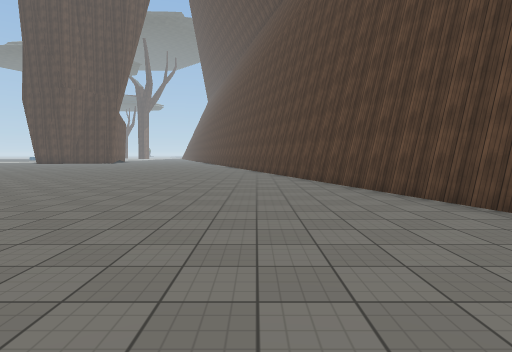
view 1 (above)

20 first-person views from a walk through a 3-D level made in the Unity game engine. The camera is 1.5 m above the floor, tilts 4° down and sees 80° across. The floor is counted in squares, 2 m on a side. Each view is taken from the middle of a square. On the plan, view 1 faces up. The plan holds only what a view shows up to about 10 squares ahead; the rest is blank. The place goes on beyond the plan. The player is left out. Some surface patterns are stand-ins.

view 2
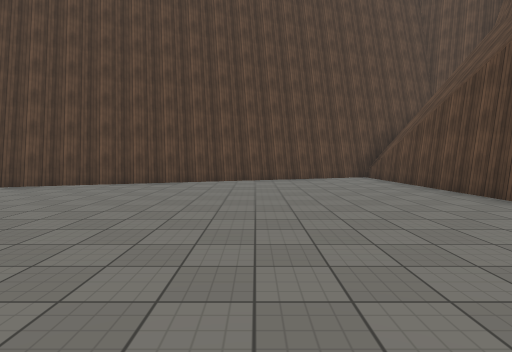

view 3
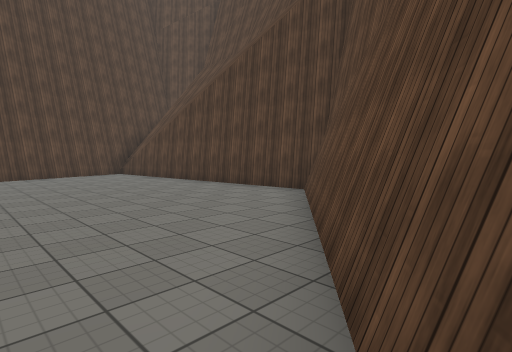

view 4
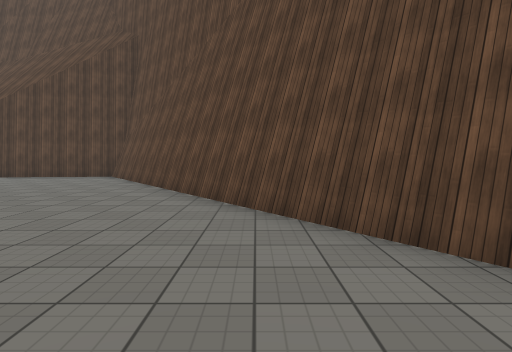

view 5
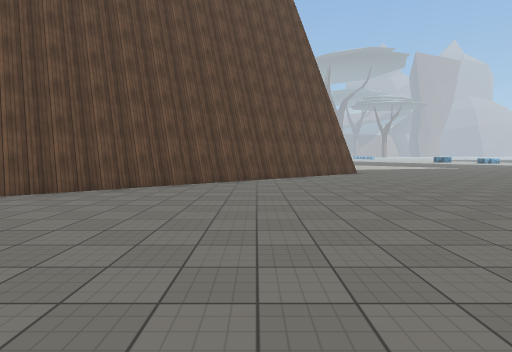

view 6
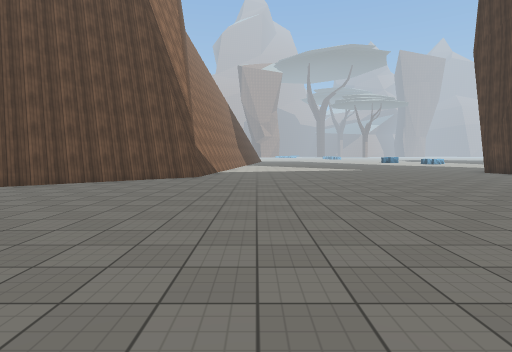

view 7
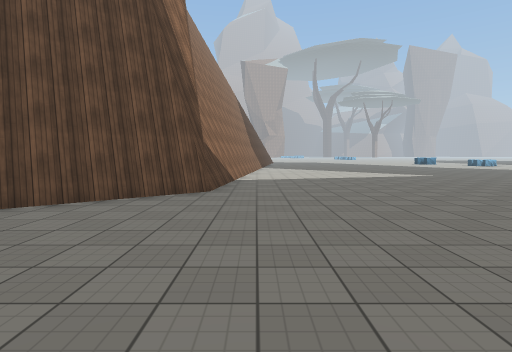

view 8
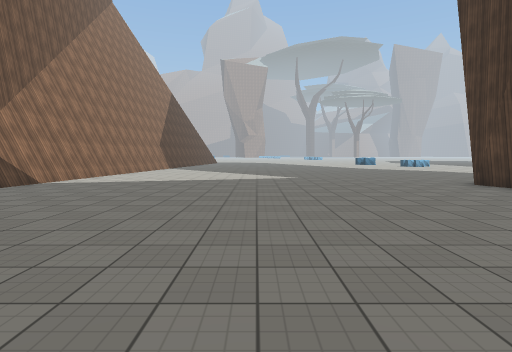

view 9
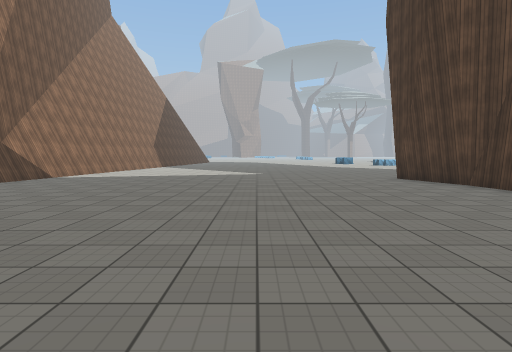

view 10
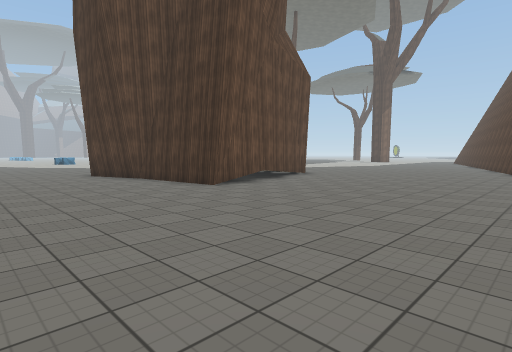

view 11
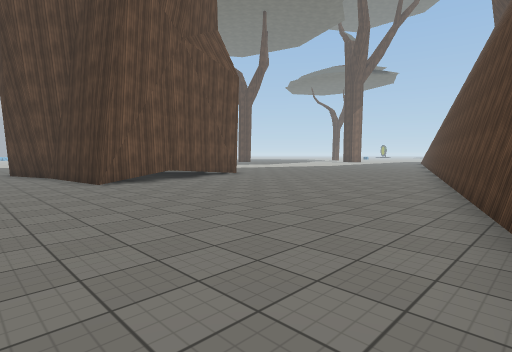

view 12
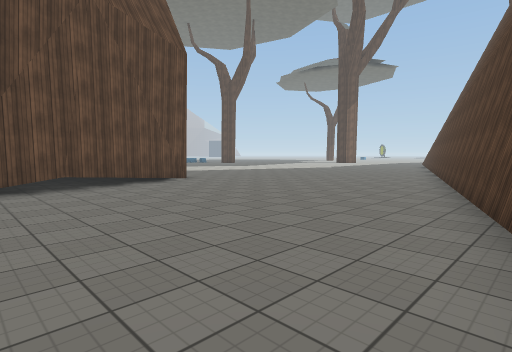

view 13
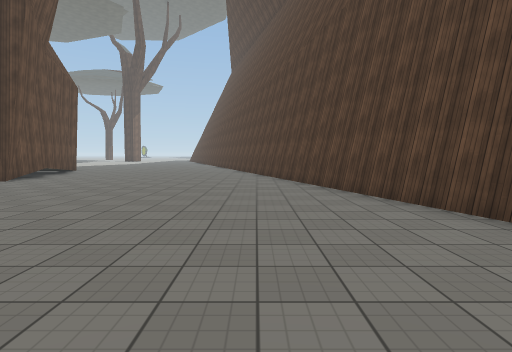

view 14
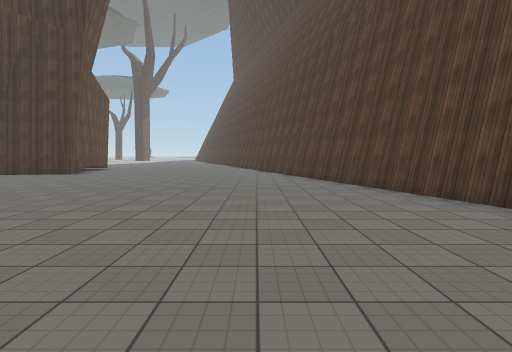

view 15
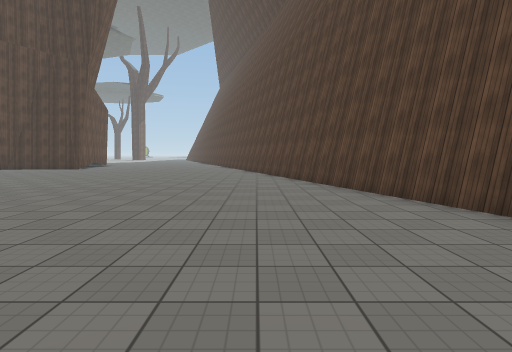

view 16
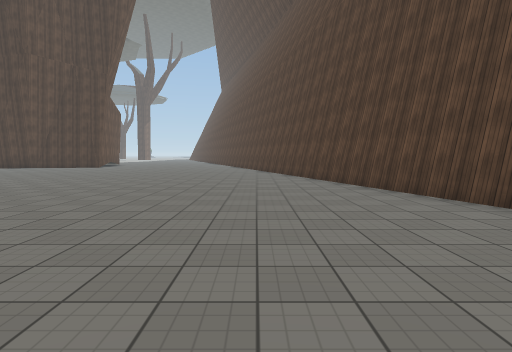

view 17
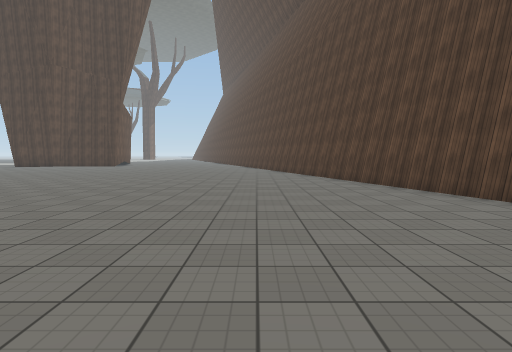

view 18
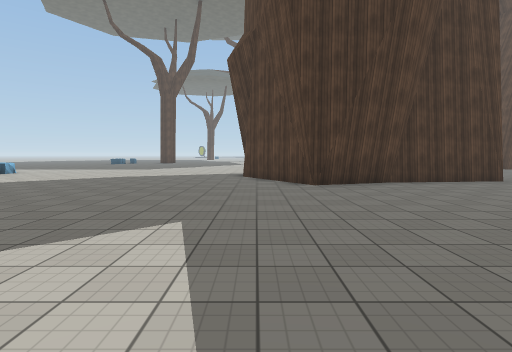

view 19
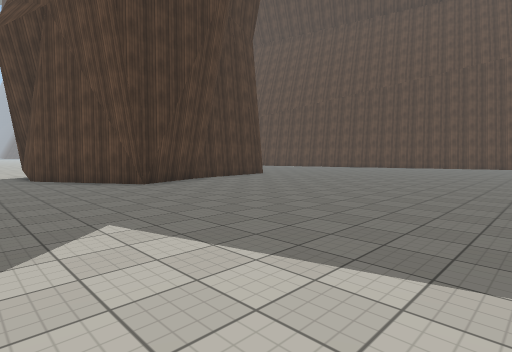

view 20
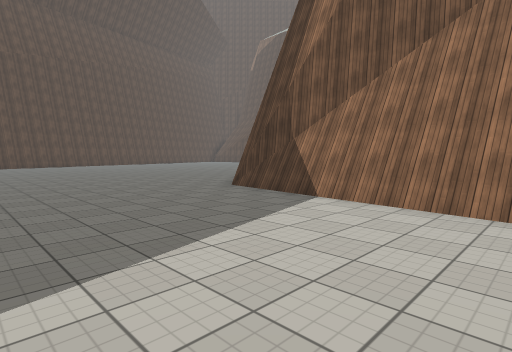

### Floor plan
Points are (right, up) in squares from view 1. A wall is a line through its corners. A room is listed if a view was taken in it or the views show most of it. See-through windows are left out.
Room 1 (views 1, 2, 3, 4, 5, 6, 7, 8, 9, 10, 11, 12, 13, 14, 15, 16, 17, 18, 19, 20)
walls: (-16.5, 12.7) (-15.3, 12.9) (-3.4, -2.2); (-12.2, 26.2) (-12, 25.6) (-15.2, 25.3) (-15.3, 25.1) (-17.3, 24.4) (-17.7, 24.4) (-17.8, 24.9); (-15.2, 24.8) (-17.2, 24.2); (-17.5, 24.4) (-19.4, 27.4) (-19.3, 29.3); (-20.7, 13.5) (-15.2, 12.8); (-20.7, 13.3) (-16.1, 12.8); (-12.4, 27.8) (-12.1, 25.6); (-13.3, 31) (-12.3, 27.7); (-13.4, 31.4) (-13.3, 30.8); (-3.4, -2.5) (5.1, -1.7); (5.1, -1.1) (-6.4, 33.5)

Positions as (right, up) in squares from view 1, and headings:
1: (0, 0), facing up
2: (-5, 2), facing right
3: (-7, 3), facing down-right
4: (-8, 8), facing down
5: (-3, 9), facing left
6: (-5, 15), facing left
7: (-9, 14), facing left
8: (-10, 19), facing left
9: (-8, 20), facing left
10: (-6, 21), facing up-left
11: (-4, 23), facing up-left
12: (-5, 26), facing up-left
13: (-5, 17), facing up
14: (-5, 14), facing up
15: (-3, 10), facing up
16: (-3, 8), facing up
17: (-3, 6), facing up
18: (-19, 17), facing up
19: (-21, 17), facing up-right
20: (-21, 18), facing down-right
